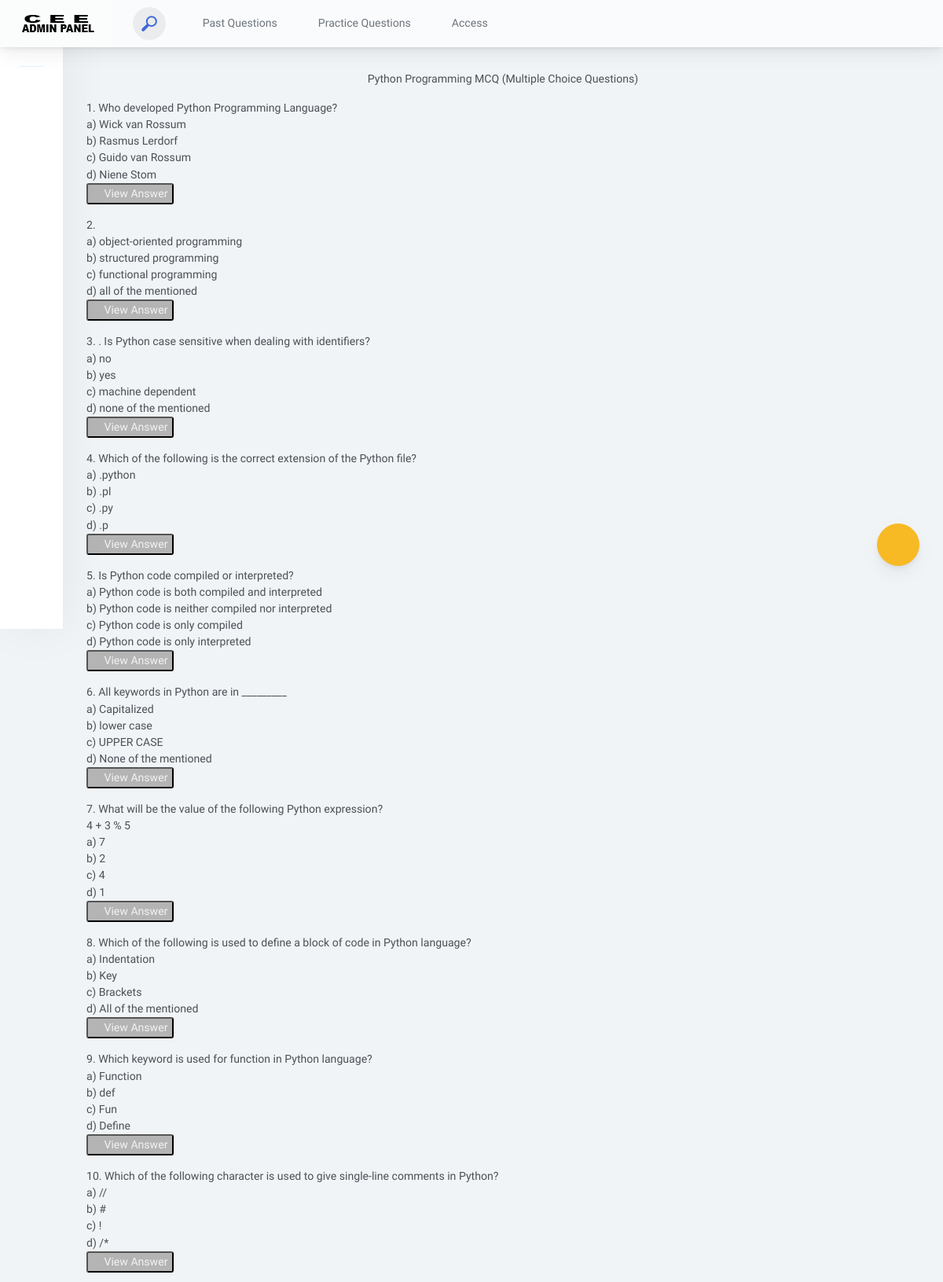
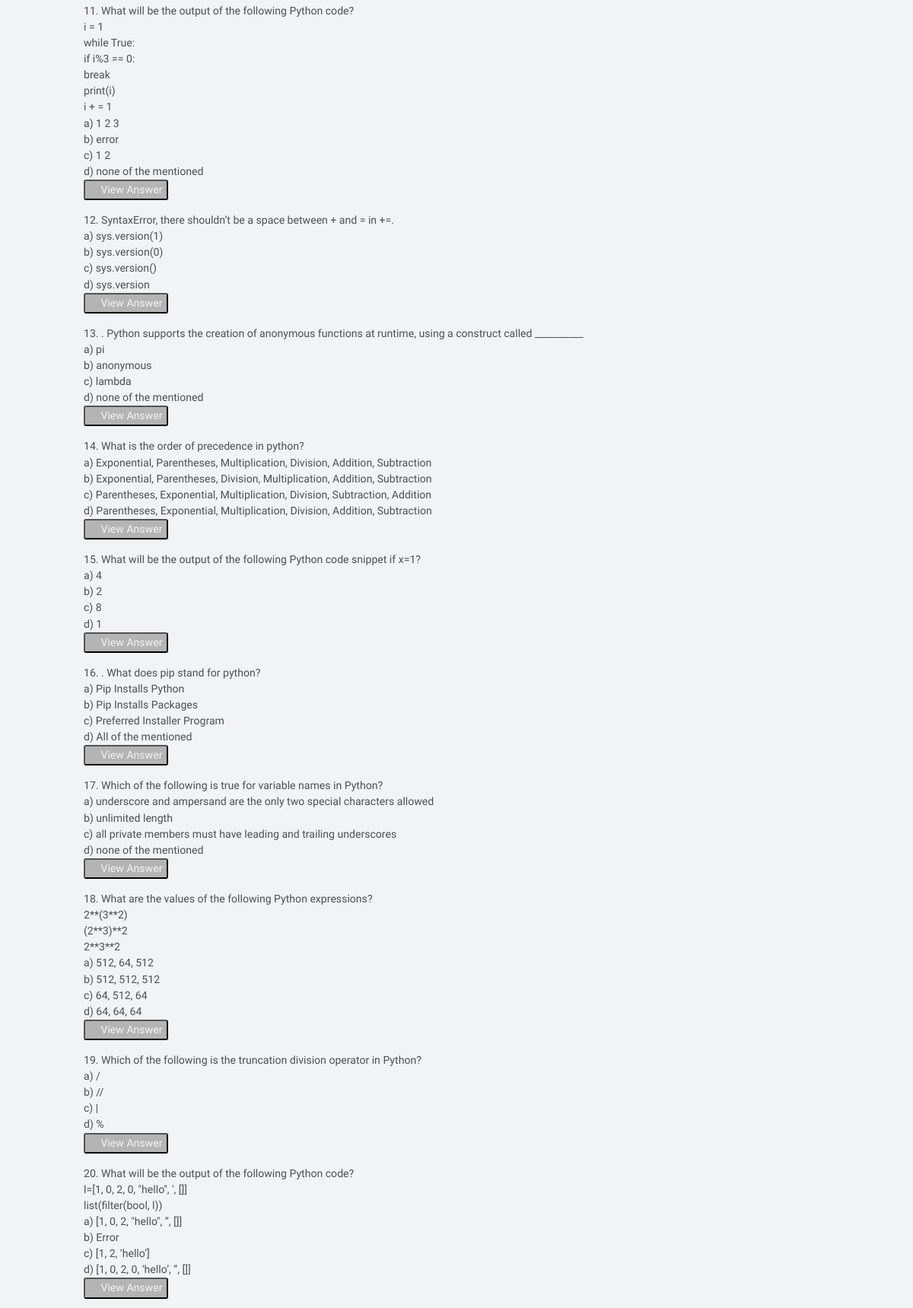
/components/index.php?page=layout_practice&page2=python (signed in, upper part), run on the app's committed database (2 pictures, top to bottom).
### tables this page shows
CREATE TABLE `practice_questions` (
  `id` int(11) NOT NULL,
  `course_name` varchar(250) NOT NULL,
  `question` varchar(2550) NOT NULL,
  `optionA` varchar(250) NOT NULL,
  `optionB` varchar(250) NOT NULL,
  `optionC` varchar(250) NOT NULL,
  `optionD` varchar(250) NOT NULL,
  `answer` varchar(250) NOT NULL,
  `explaination` varchar(250) NOT NULL
);

### components/practice/python_practice.php (the view, shortened to what this page needs)
<?php
include('./database_con.php');
$sql = "SELECT * FROM practice_questions WHERE course_name='python'";
$query = mysqli_query($dbcon, $sql);
$result = mysqli_num_rows($query);
?>
<!DOCTYPE html>
<html lang="en">
<head>
    <link rel="stylesheet" href=".././css/java_practice.css">
</head>
<body>
<div class="app-main__inner">
    <p class="text-xl font-bold text-center text-black">
        Python Programming MCQ (Multiple Choice Questions)
    </p>
    <?php
    $question_Number=1;
if ($result > 0) {
    while ($row = mysqli_fetch_assoc($query)) {
        echo '
        <div class="">
            <div class="question">'.$question_Number .'. '. $row["question"].'</div>
            <div class="option">a) '.$row["optionA"].'</div>
            <div class="option">b) '.$row["optionB"].'</div>
            <div class="option">c) '.$row["optionC"].'</div>
            <div class="option">d) '.$row["optionD"].'</div>
            <button class="view" data-target='.$row["id"].'>
                <i class="fa fa-eye"></i> View Answer
            </button>
            <div id='.$row["id"].' class="answeroff">
                <div class="text-black">Answer: <span class="font-semibold">'.$row["answer"].'</span> </div>
                <div class="text-slate-500"><span class="text-green-700 font-semibold">Explanation:</span>'.$row["explaination"].'.</div>
            </div>
            <p></p>
        </div>';
        $question_Number++;
    }
} else {
    echo 'NO QUESTIONS!!';
}
?>
</div>
</body>
</html>

### css/index.css (style rules this page uses)
body { background-image: url("../images/rt.jpg"); background-size: cover; background-repeat: no-repeat; height: 100%; font-family: 'Numans', sans-serif; }

### css/java_practice.css (style rules this page uses)
button { color: rgb(243, 243, 243); background-color: rgb(180, 180, 180); border-radius: 3px; }

### data on the page
practice_questions: question "Who developed Python Programming Language?", optionA "Wick van Rossum", optionB "Rasmus Lerdorf", optionC "Guido van Rossum", optionD "Niene Stom"
practice_questions: optionA "object-oriented programming", optionB "structured programming", optionC "functional programming", optionD "all of the mentioned"
practice_questions: question ". Is Python case sensitive when dealing with identifiers?", optionA "no", optionB "yes", optionC "machine dependent", optionD "none of the mentioned"
practice_questions: question "Which of the following is the correct extension of the Python file?", optionA ".python", optionB ".pl", optionC ".py", optionD ".p"
practice_questions: question "Is Python code compiled or interpreted?", optionA "Python code is both compiled and interpreted", optionB "Python code is neither compiled nor interpreted", optionC "Python code is only compiled", optionD "Python code is only interpreted"
practice_questions: question "All keywords in Python are in _________", optionA "Capitalized", optionB "lower case", optionC "UPPER CASE", optionD "None of the mentioned"
practice_questions: question "What will be the value of the following Python expression? 4 + 3 % 5", optionA "7", optionB "2", optionC "4", optionD "1"
practice_questions: question "Which of the following is used to define a block of code in Python language?", optionA "Indentation", optionB "Key", optionC "Brackets", optionD "All of the mentioned"
practice_questions: question "Which keyword is used for function in Python language?", optionA "Function", optionB "def", optionC "Fun", optionD "Define"
practice_questions: question "Which of the following character is used to give single-line comments in Python?", optionA "//", optionB "#", optionC "!", optionD "/*"
practice_questions: question "What will be the output of the following Python code? i = 1 while True: if i%3 == 0: break print(i) i + = 1", optionA "1 2 3", optionB "error", optionC "1 2", optionD "none of the mentioned"
practice_questions: question "SyntaxError, there shouldn’t be a space between + and = in +=.", optionA "sys.version(1)", optionB "sys.version(0)", optionC "sys.version()", optionD "sys.version"
practice_questions: question ". Python supports the creation of anonymous functions at runtime, using a construct called __________", optionA "pi", optionB "anonymous", optionC "lambda", optionD "none of the mentioned"
practice_questions: question "What is the order of precedence in python?", optionA "Exponential, Parentheses, Multiplication, Division, Addition, Subtraction", optionB "Exponential, Parentheses, Division, Multiplication, Addition, Subtraction", optionC "Parentheses, Exponential, Multiplication, Division, Subtraction, Addition", optionD "Parentheses, Exponential, Multiplication, Division, Addition, Subtraction"
practice_questions: question "What will be the output of the following Python code snippet if x=1?", optionA "4", optionB "2", optionC "8", optionD "1"
practice_questions: question ". What does pip stand for python?", optionA "Pip Installs Python", optionB "Pip Installs Packages", optionC "Preferred Installer Program", optionD "All of the mentioned"
practice_questions: question "Which of the following is true for variable names in Python?", optionA "underscore and ampersand are the only two special characters allowed", optionB "unlimited length", optionC "all private members must have leading and trailing underscores", optionD "none of the mentioned"
practice_questions: question "What are the values of the following Python expressions? 2**(3**2) (2**3)**2 2**3**2", optionA "512, 64, 512", optionB "512, 512, 512", optionC "64, 512, 64", optionD "64, 64, 64"
practice_questions: question "Which of the following is the truncation division operator in Python?", optionA "/", optionB "//", optionC "|", optionD "%"
practice_questions: question "What will be the output of the following Python code? l=[1, 0, 2, 0, \"hello\", ', []] list(filter(bool, l))", optionA "[1, 0, 2, \"hello\", ”, []]", optionB "Error", optionC "[1, 2, ‘hello’]", optionD "[1, 0, 2, 0, ‘hello’, ”, []]"
